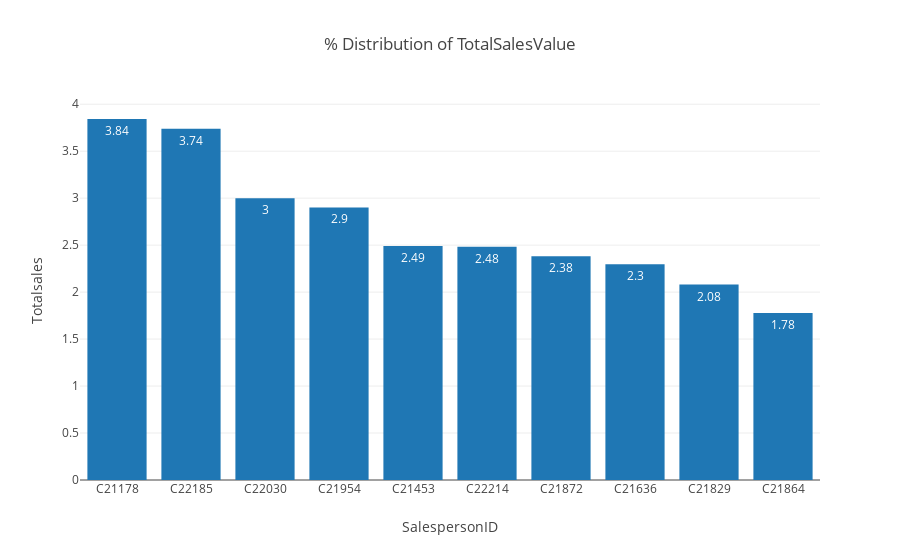

Here is the notebook cell this chart was saved with:
### Markdown cell above
# Top 10 Salesperson contributed to 27% of TotalSales value

### Code cell
plot_data = [go.Bar(
                x= x.index,
                y= (x.TotalSalesValue/summation_of_total_Sales)*100,
                text = round((x.TotalSalesValue/summation_of_total_Sales)*100,2),
                textposition = 'auto',
                
        )]
layout = go.Layout(
        autosize=True,
        title = "% Distribution of TotalSalesValue",
        xaxis=dict(title="SalespersonID"),
        yaxis=dict(title="Totalsales")
    )

fig = go.Figure(data=plot_data, layout=layout)
iplot(fig)

### Figure 1 — Plotly figure (JSON) as saved in the notebook; plotly's stock layout.template omitted (floating-point values rounded to 4 significant figures)
{"data": [{"text": [3.84, 3.74, 3, 2.9, 2.49, 2.48, 2.38, 2.3, 2.08, 1.78], "textposition": "auto", "type": "bar", "uid": "493e9786-6fda-4e59-9195-9bb0a527e72d", "x": ["C21178", "C22185", "C22030", "C21954", "C21453", "C22214", "C21872", "C21636", "C21829", "C21864"], "y": [3.843, 3.738, 3.0, 2.901, 2.491, 2.483, 2.382, 2.297, 2.081, 1.777]}], "layout": {"autosize": true, "title": {"text": "% Distribution of TotalSalesValue"}, "xaxis": {"title": {"text": "SalespersonID"}}, "yaxis": {"title": {"text": "Totalsales"}}}}
